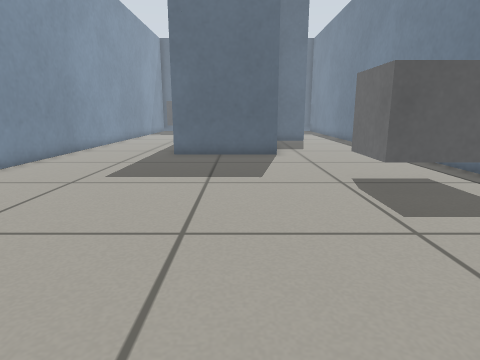
view 1 (above)

16 first-person views from a walk through a Gazebo world. The camera is 0.5 m above the floor, tilts 12° down and sees 75° across. The floor is counted in squares, 0.25 m on a side. Each view is taken from the middle of a square. On the plan, view 1 faces up. The plan holds only what a view shows up to about 17 squares ahead; the rest is blank.

view 2
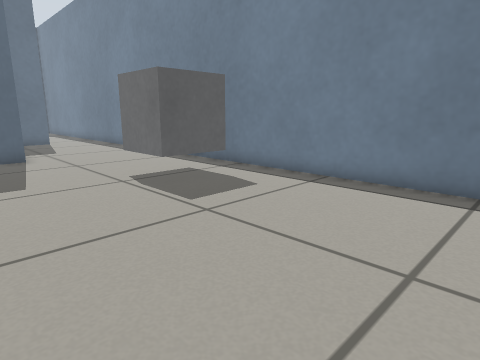

view 3
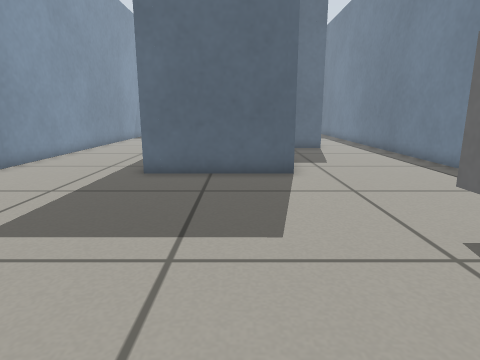

view 4
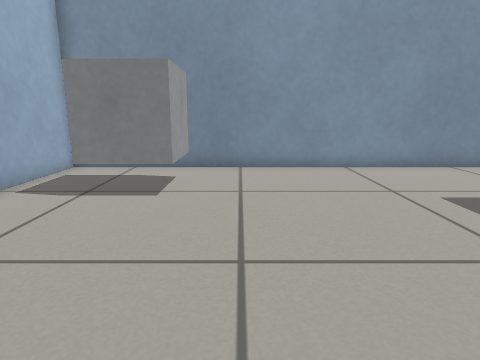

view 5
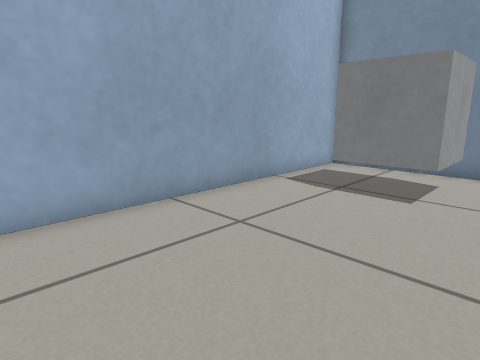

view 6
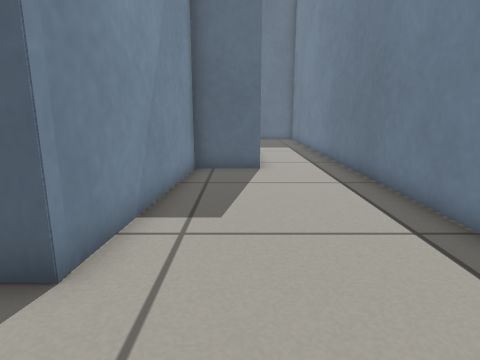

view 7
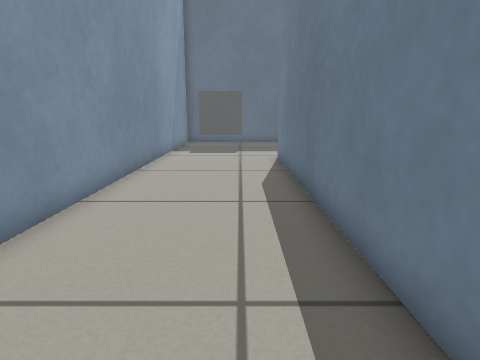

view 8
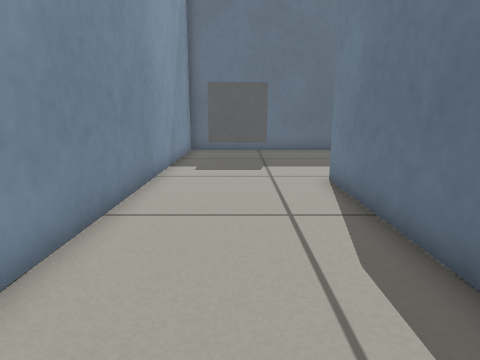

view 9
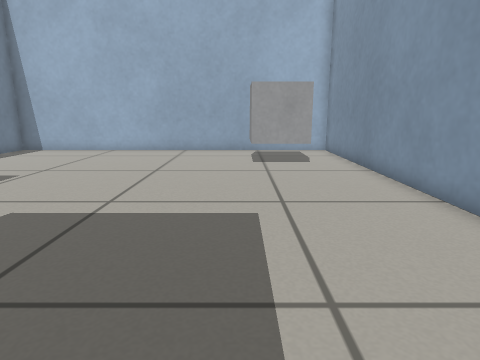

view 10
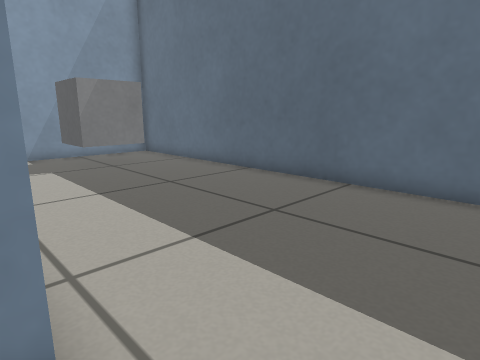

view 11
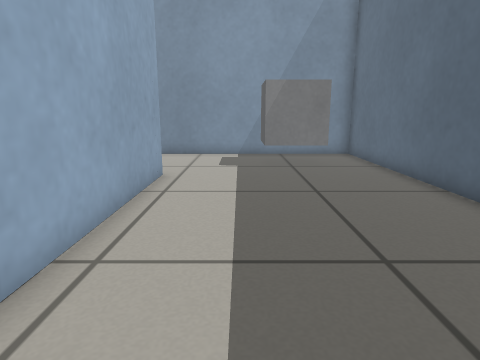

view 12
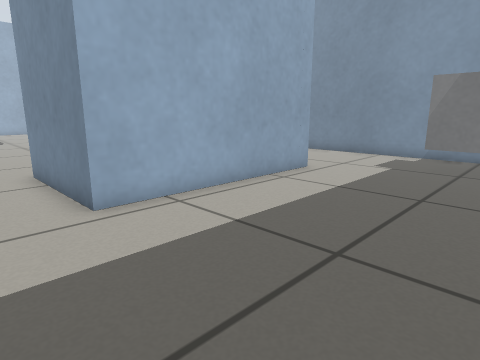

view 13
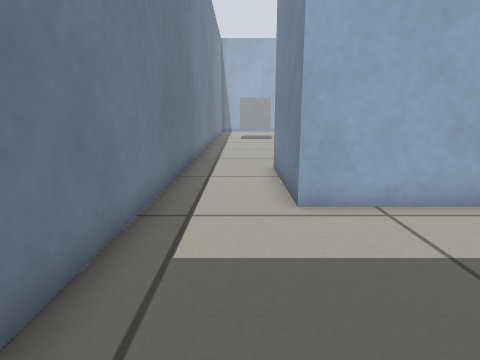

view 14
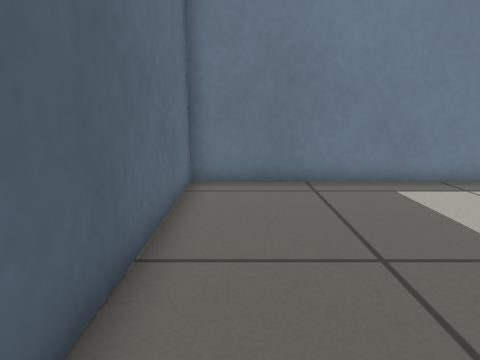

view 15
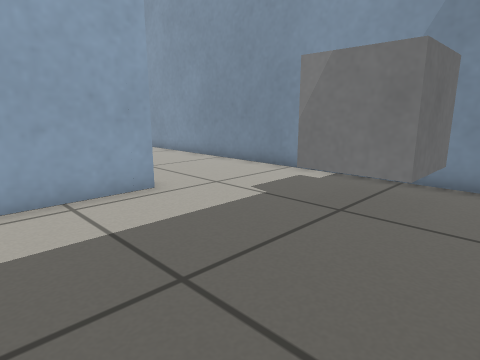

view 16
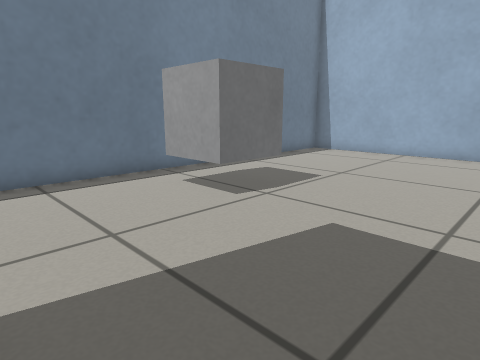

### Floor plan
Points are (right, up) in squares from view 1. A wall is a line through its corners. A room is listed if a view was taken in it or the views show most of it. See-through windows are left out.
Room 1 (views 1, 2, 3, 4, 5, 6, 7, 8, 9, 10, 16)
walls: (-3.3, 15.9) (-3.3, 28.4); (4.7, 28.4) (4.7, 23.4) (2.3, 23.4) (1.8, 15.4) (-3.2, 15.4); (-8.7, 29.5) (-8.7, -1.3) (8.1, -1.3) (8.1, 28.5)
ways out: opening at (-5, 29.9) to room 2; opening at (6.5, 29) to room 2
objects: grey box (-7, 1) to (-5, 3); grey box (4, 8) to (6, 10)
Room 2 (views 11, 12, 13, 14, 15)
walls: (-3.3, 28.4) (4.7, 28.4); (8.1, 28.5) (8.1, 36.5) (-8.7, 36.5) (-8.7, 29.5)
ways out: opening at (-5, 29.9) to room 1; opening at (6.5, 29) to room 1
objects: grey box (-7, 32) to (-5, 34)

Positions as (right, up) in squares from view 1, and headings:
1: (0, 0), facing up
2: (-1, 0), facing up-right
3: (0, 5), facing up
4: (3, 5), facing left
5: (3, 5), facing down-left
6: (4, 12), facing up
7: (-5, 14), facing up
8: (-6, 19), facing up
9: (-4, 16), facing down
10: (7, 28), facing up-left
11: (7, 31), facing left
12: (7, 35), facing down-left
13: (6, 35), facing down
14: (-1, 35), facing right
15: (1, 36), facing down-left
16: (-2, 15), facing down-right
